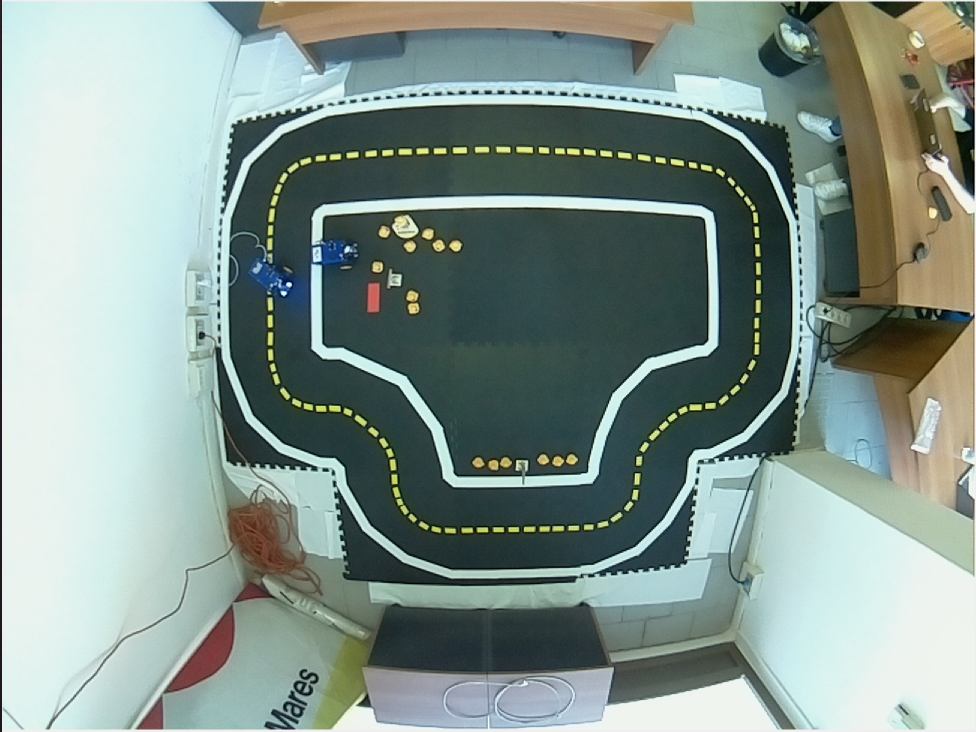
#> input picture assets/lab_wt.png, 1951 x 1464 px, found by its file name (shown at 1/2 size)
$ jupyter execute --allow-errors fit_real_map.ipynb
#> lines starting #> are read from the running program, lines starting #| are printed output that depends on the picture; after the words box and inside, x2 and y2 are one past the last pixel; in counts of white or black regions, pixels touching at a corner belong together
[cell 1]
import cv2
import gym_duckietown
import matplotlib.pyplot as plt
import numpy as np

from gym_duckietown.simulator import Simulator

#gym_duckietown is very chatty
import logging
gym_duckietown.logger.setLevel(logging.WARNING)
#> (this line was passed over: gym_duckietown is not available in this run)

[cell 2]
plt.rcParams['figure.figsize'] = [7, 7]

[cell 3]
import utils

#> (the rest of this cell did not finish here and is left out)

#> (a cell that did not finish here is left out)

[cell 5]
img = cv2.imread("assets/lab_wt.png")
#> img is the input picture: shape (1464, 1951, 3); mean B, G, R 142.3, 149.3, 132.5
img = cv2.rotate(img, cv2.ROTATE_90_CLOCKWISE)
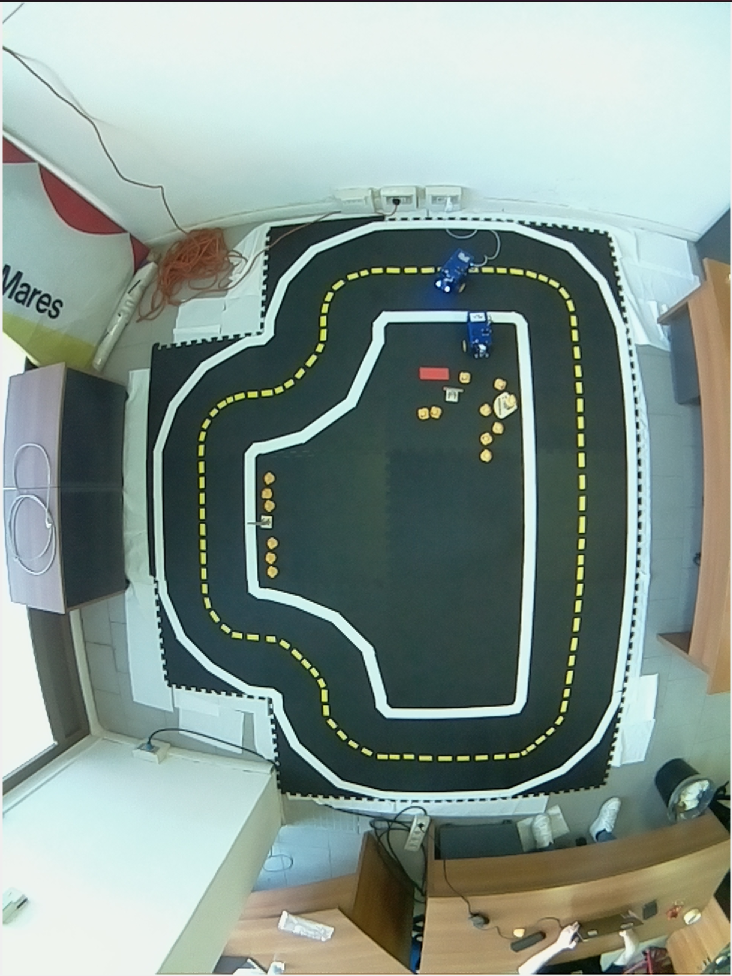
#> img: shape (1951, 1464, 3) (shown at 1/2 size); mean B, G, R 142.3, 149.3, 132.5
img_rgb = cv2.cvtColor(img, cv2.COLOR_BGR2RGB)

[cell 6]
cut = [430,1600,300,1300]
plt.imshow(img_rgb[cut[0]:cut[1], cut[2]:cut[3]])
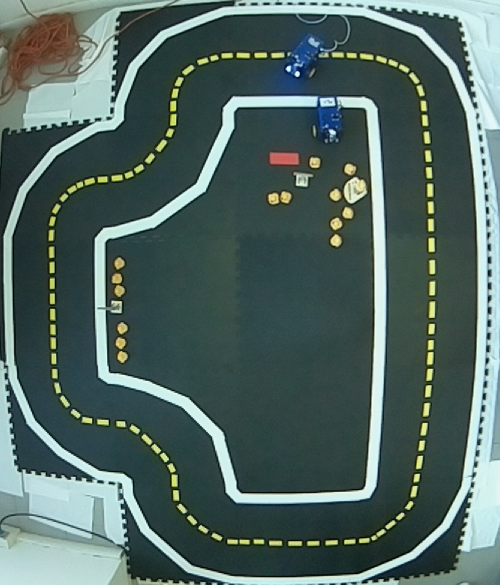
#> shown: shape (1170, 1000, 3) (shown at 1/2 size); mean R, G, B 81.6, 102.8, 98.1

[cell 7]
#img = img[cut[0]:cut[1], cut[2]:cut[3]]

[cell 8]
img_hsv = cv2.cvtColor(img, cv2.COLOR_BGR2HSV)
#> img_hsv: shape (1951, 1464, 3); mean H, S, V 75.3, 58.3, 152.5

hsv_color1 = np.array([35, 70, 210])
hsv_color2 = np.array([60, 250, 250])

mask = cv2.inRange(img_hsv, hsv_color1, hsv_color2)
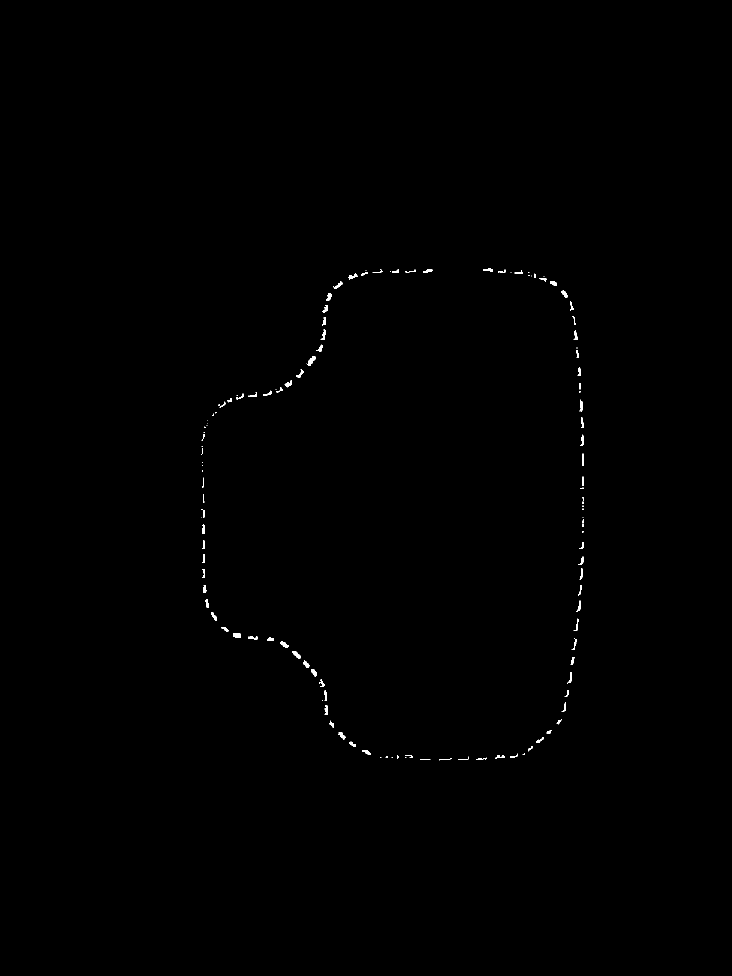
#> mask: shape (1951, 1464) (shown at 1/2 size); 0.21% white; 129 white regions (41 under 20 px), largest, box (x1, y1, x2, y2) and area: (613, 712, 631, 731) 156, (584, 1302, 601, 1318) 134, (466, 1266, 482, 1276) 120

plt.imshow(mask, cmap='gray')

[cell 9]
low_threshold = 89
high_threshold = 80
edges = cv2.Canny(mask, low_threshold, high_threshold)
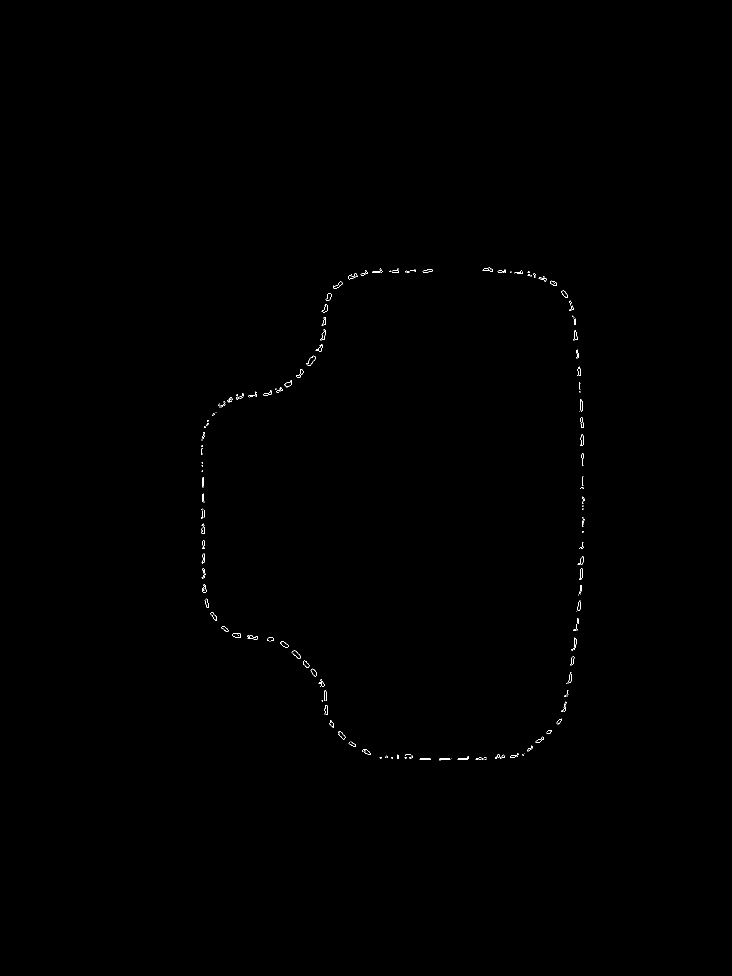
#> edges: shape (1951, 1464) (shown at 1/2 size); 0.13% white in thin lines or dots, all inside (x1, y1, x2, y2) = (402, 535, 1169, 1521)
plt.imshow(edges, cmap='gray')

[cell 10]
rho = 1  # distance resolution in pixels of the Hough grid
theta = np.pi / 90  # angular resolution in radians of the Hough grid
threshold = 10  # minimum number of votes (intersections in Hough grid cell)
min_line_length = 30  # minimum number of pixels making up a line
max_line_gap = 15  # maximum gap in pixels between connectable line segments

lines = cv2.HoughLinesP(edges, rho, theta, threshold, np.array([]), min_line_length, max_line_gap)
#> lines = 100 rows, first 6: [1164, 930, 1164, 891], [405, 1156, 405, 924], [1157, 734, 1158, 784], [540, 781, 578, 772], [1166, 1064, 1166, 994], [1129, 1422, 1135, 1380]

_points = lines.reshape(-1, 2)

x, y = _points.T
#> x = 200 values, max 1166 at index 8, min 402 at index 166, mean 776.1; y = 200 values, max 1519 at index 28, min 536 at index 56, mean 995.1
plt.scatter(x, y, zorder=1, color="r")
plt.imshow(mask, zorder=0, cmap='gray')
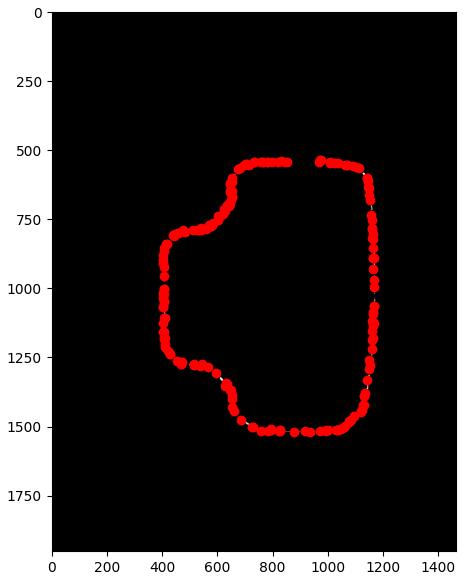
#> figure drawn by matplotlib, 1 panel

[cell 11]
from scipy.spatial import ConvexHull, convex_hull_plot_2d

hull = ConvexHull(points=_points)

fig, ax = plt.subplots()

convex_hull_plot_2d(hull, ax=ax)
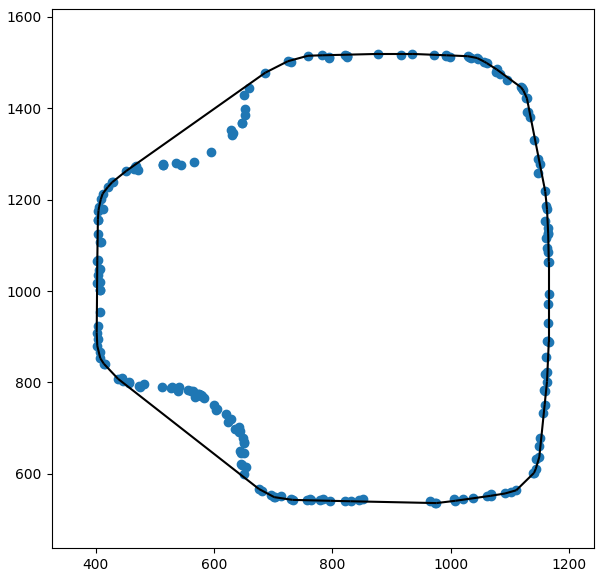
#> figure drawn by matplotlib, 1 panel

[cell 12]
borders = _points[hull.vertices]
#> borders = 49 pairs, first value 402 to 1166, second value 536 to 1519

[cell 13]
borders[:,0].max()
#> Out = 1166

[cell 14]
plt.scatter(*borders.T)
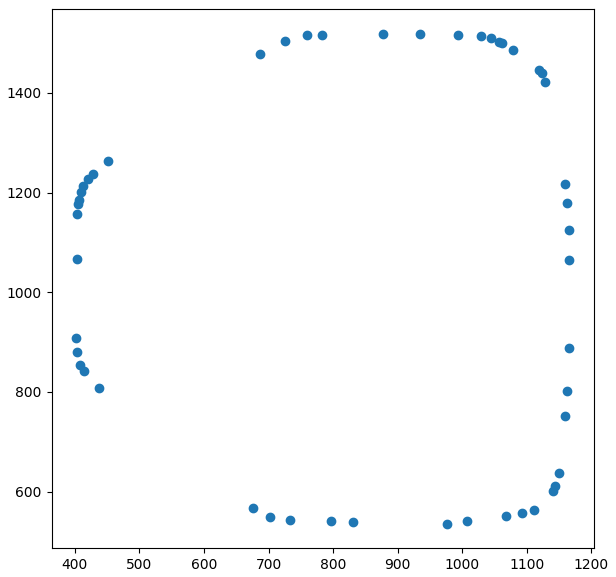
#> figure drawn by matplotlib, 1 panel
